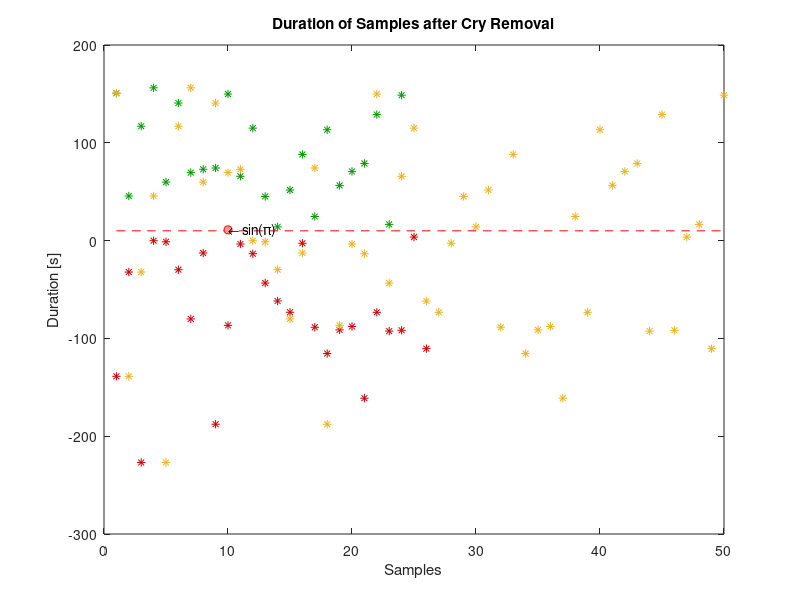

The MATLAB source for this figure:
% PLOT: Test the plots

% x = 0:pi/100:2*pi;
% y = sin(x);
% 
% % figure,
% % hax=axes;
% % 
% % band_end=length(x);
% % x_interval=floor(length(x)/4)
% % 
% % % for n_band = 1 : floor(length(x)/x_interval)
% %     band_start=band_end-(floor(x_interval));
% %     h_axe=get(hax,'YLim');
% %     
% %     %% Rectangle
% %     x_rec=x(band_start);
% %     y_rec=h_axe(1);
% %     w_rec=x_interval;
% %     h_rec=h_axe(2)-h_axe(1);
% %     rectangle('Position',[x(band_start) y_rec 2 h_rec],'FaceColor',[0.5 .5 .5],'EdgeColor','b',...
% %         'LineWidth',1); 
% %     hold on
% %     
% %     %% Lines
% %     line([x(band_start) x(band_start)],h_axe, 'Color',[0 0 0]); % Vertical lines differentiating the frequency bands
% %     line([x(band_start) x(band_end)], [mean(y(band_start:band_end)) mean(y(band_start:band_end))], 'LineWidth',2, 'Color',[1 0 0]); % Horizontal lines (mean)
% %     
% %     band_end=band_start;
% %     
% % end
% %  
% % %% Signal 
% % plot(x,y, 'LineWidth',4, 'Color',[0.4 1 0.4]); 
% % 
% % hold off
% 
% 
% %% Box plot 
% % figure, 
% y1=[2 3 4 3 4 5]';
% y2=[4 5 6 7 6 8]'; 
% y3=[2 9 1 3 4 5]';
% y4=[5 6 6 6 6 7]'; 
% y6=[5 6 6 6 6 7]'; 
% y5=[5 6 6 6 6 7]'; 
% y7=[5 6 6 6 6 7]'; 
% 
% % boxplot([y1,y2],'Labels',{'mu = 5','mu = 6'})
% % title('Boxplot test')
% % xlabel('Country of Origin')
% % ylabel('Miles per Gallon (MPG)')
% 
% % figure
% % boxplot([y1,y2, y4, y3, y5, y6, y7],'Labels',{'mu = 5', 'mu = 5','mu = 6', 'mu = 7','mu = 8', 'mu = 6', 'mu = 7','mu = 8'}); 
% % dim = [.2 .5 .3 .3];
% % str = 'Straight Line Plot from 1 to 10';
% % annotation('textbox',dim,'String',str,'FitBoxToText','on');
% % title('Compare Random Data from Different Distributions')
% % dim = [0 0.4 0.2 0.6];
% % annotation('rectangle',dim,'Color','red')
% % % load carsmall
% % figure,
% % boxplot(MPG,Origin)
% % title('Miles per Gallon by Vehicle Origin')
% % xlabel('Country of Origin')
% % ylabel('Miles per Gallon (MPG)')
% 
% 
% figure, 
% title('truc'); 
% subplot(2,1,1); plot(y2,y1) title('truc'); 
% subplot(2,1,2); plot(y1,y2)
% 
% 
% 
 length_time=randn(1,50)*100; min_ok=10;

figure, 
hax=axes;
x_axe=get(hax,'XLim');
length_short=length_time(length_time<min_ok);
length_ok=length_time(length_time>=min_ok);
plot(length_short, '*', 'Color',[0.8 0 0]); hold on
plot(length_ok, '*', 'Color',[0 0.6 0]);
plot(1:length(length_time), length_time, '*'); hold on
plot(1:length(length_time),ones(1,length(length_time))*10 , '--', 'Color', 'r'); 
plot(10, 11, '-o', 'MarkerEdgeColor','red','MarkerFaceColor',[1 .6 .6])
text(10,11,'\leftarrow sin(\pi)')
hold off
title('Duration of Samples after Cry Removal')
xlabel('Samples')
ylabel('Duration [s]')
